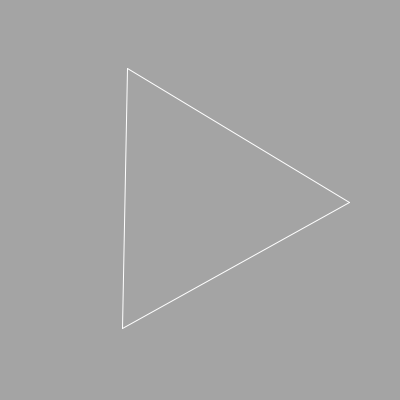
Frame 1 (no input)
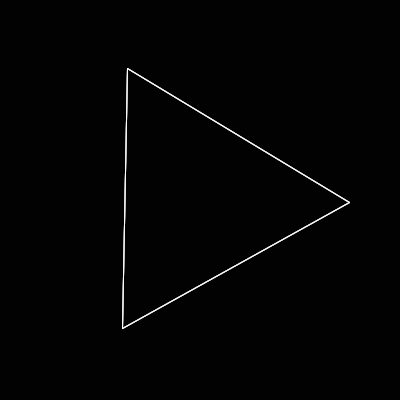
Frame 60 (the mouse pressed at the canvas centre just before this capture)
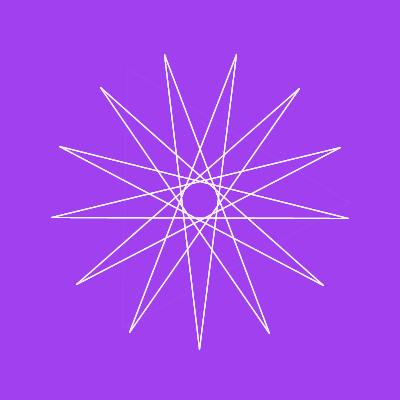
Frame 120 (the mouse held since frame 60 and released just before this capture)

The Processing sketch that drew these frames (run headless with seeded random() and noise(); from frame 60 on, the mouse is pressed at the canvas centre):

// Processing sketch: estrella
// ── estrella.pde
color c;
void setup() {
  size(400, 400);
  smooth();
  c = color(0, 50);
}
void draw() {
  fill(c);
  noStroke();
  rect(0, 0, width, height);
  stroke(255);
  estrella(200, 200, 150, 3+(mouseY/20), 1+(mouseX));
}

void estrella(float x, float y, float lar, int puntas, float rotacion) {
  float ang = (2 * PI / puntas);
  rotacion = radians(rotacion);
  int saltar = (puntas - 1)  / 2; 
  for (int i = 1; i <= puntas; i++) {
    float p1x = cos(ang*i+rotacion) * lar + x;
    float p1y = sin(ang*i+rotacion) * lar + y;
    float p2x = cos(ang*(i+saltar)+rotacion) * lar + x;
    float p2y = sin(ang*(i+saltar)+rotacion) * lar + y;
    line(p1x, p1y, p2x, p2y);
  }
}

void mousePressed() {
  c = color(random(255), random(255), random(255), 50);
}
